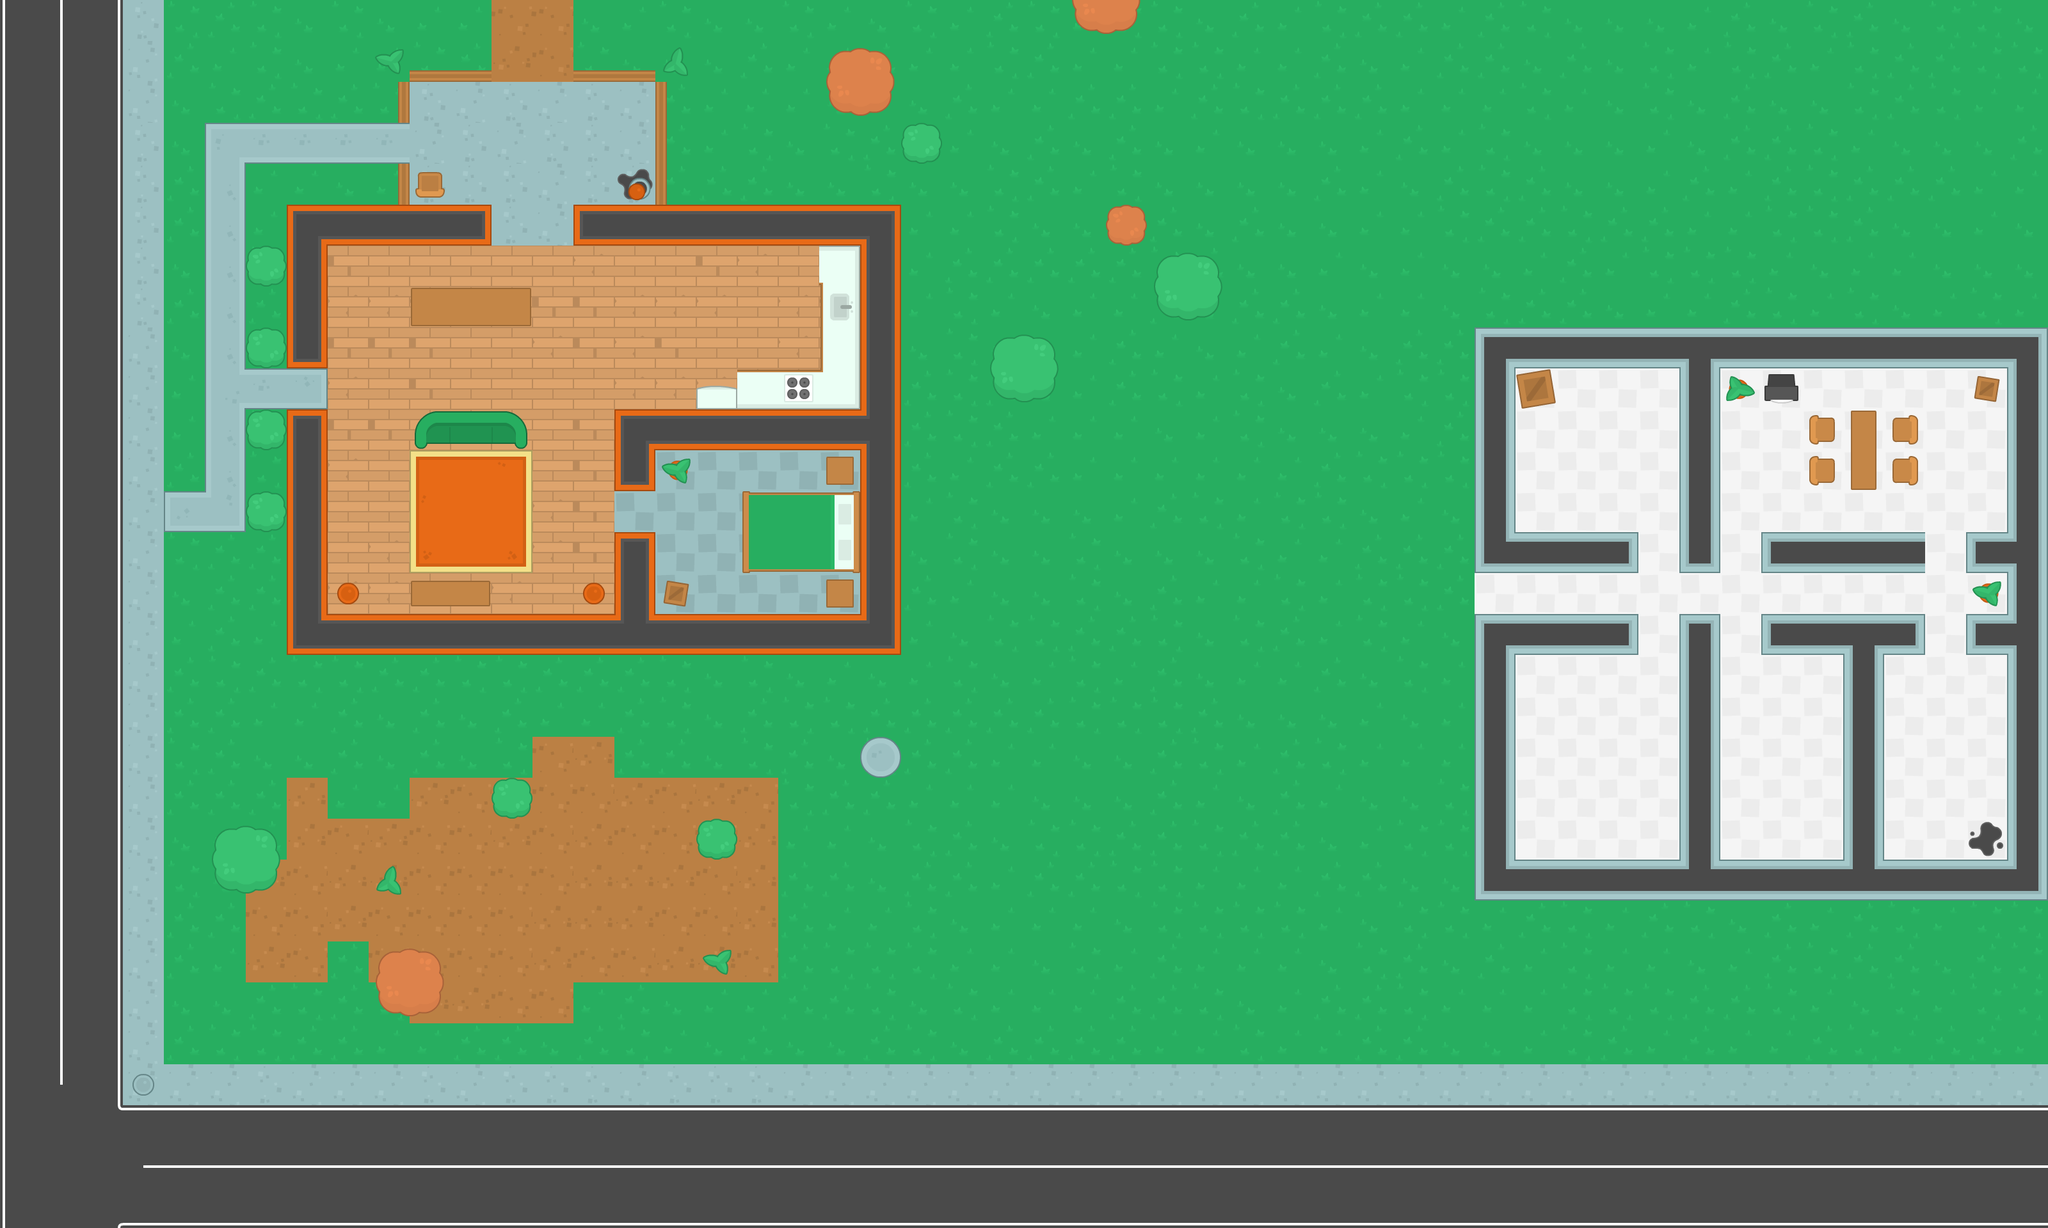

Tiled map render using the project's own tile images. Description and the map definition, with tile-layer contents summarised, below:
An orthogonal 50x30 tile map with 64x64 px tiles, 3 tile layers (ground, walls, items) and 84 objects (58x wall, 16x daronne, 9x breakable, player).

<map version="1.0" orientation="orthogonal" renderorder="right-down" width="50" height="30" tilewidth="64" tileheight="64" nextobjectid="183">
 <tileset firstgid="1" name="spritesheet_tiles" tilewidth="64" tileheight="64" spacing="10" tilecount="540" columns="27">
  <image source="spritesheet_tiles.png" width="1988" height="1470" />
 </tileset>
 <layer name="ground" width="50" height="30">
  <data>[1500 cells, 1500 non-empty, 40 distinct tile ids]</data>
 </layer>
 <layer name="walls" width="50" height="30">
  <data>[1500 cells, 147 non-empty, 22 distinct tile ids]</data>
 </layer>
 <layer name="items" width="50" height="30">
  <data>[1500 cells, 76 non-empty, 41 distinct tile ids]</data>
 </layer>
 <objectgroup name="Obstacles">
  <object id="1" name="player" x="336" y="208" width="32" height="32" />
  <object id="2" name="wall" x="448" y="320" width="320" height="64" />
  <object id="3" name="wall" x="448" y="960" width="960" height="64" />
  <object id="4" name="wall" x="960" y="640" width="384" height="64" />
  <object id="5" name="wall" x="1344" y="384" width="64" height="576" />
  <object id="6" name="wall" x="448" y="384" width="64" height="192" />
  <object id="7" name="wall" x="448" y="640" width="64" height="320" />
  <object id="8" name="wall" x="960" y="832" width="64" height="128" />
  <object id="9" name="wall" x="960" y="704" width="64" height="64" />
  <object id="15" name="wall" x="896" y="320" width="512" height="64" />
  <object id="21" name="wall" x="640" y="448" width="192" height="64" />
  <object id="22" name="wall" x="1168" y="768" width="176" height="128" />
  <object id="23" name="wall" x="1152" y="576" width="128" height="32" />
  <object id="24" name="wall" x="656" y="640" width="160" height="48" />
  <object id="25" name="wall" x="512" y="784" width="48" height="32" />
  <object id="26" name="wall" x="640" y="912" width="128" height="48" />
  <object id="28" name="wall" x="910" y="909" width="35" height="35" />
  <object id="29" name="wall" x="1088" y="608" width="64" height="32" />
  <object id="30" name="wall" x="1040" y="720" width="32" height="32" />
  <object id="31" name="wall" x="528" y="912" width="32" height="32" />
  <object id="34" name="wall" x="656" y="272" width="32" height="48" />
  <object id="35" name="wall" x="1024" y="912" width="48" height="48" />
  <object id="36" name="wall" x="1296" y="896" width="48" height="48" />
  <object id="37" name="wall" x="1296" y="704" width="48" height="48" />
  <object id="38" name="wall" x="1280" y="384" width="16" height="256" />
  <object id="40" name="daronne" x="784" y="208" width="32" height="32" />
  <object id="42" name="daronne" x="1072" y="816" width="32" height="32" />
  <object id="46" name="wall" x="784" y="1232" width="32" height="32" />
  <object id="47" name="wall" x="1104" y="1296" width="32" height="32" />
  <object id="48" name="wall" x="608" y="1504" width="64" height="64" />
  <object id="49" name="wall" x="352" y="1312" width="64" height="64" />
  <object id="50" name="wall" x="1312" y="96" width="64" height="64" />
  <object id="52" name="wall" x="1824" y="416" width="64" height="64" />
  <object id="53" name="wall" x="1744" y="336" width="32" height="32" />
  <object id="54" name="wall" x="1424" y="208" width="32" height="32" />
  <object id="55" name="wall" x="1680" y="-16" width="96" height="64" />
  <object id="56" name="wall" x="1568" y="544" width="64" height="64" />
  <object id="57" name="wall" x="400" y="784" width="32" height="32" />
  <object id="58" name="wall" x="400" y="656" width="32" height="32" />
  <object id="59" name="wall" x="400" y="528" width="32" height="32" />
  <object id="60" name="wall" x="400" y="400" width="32" height="32" />
  <object id="63" name="daronne" x="1184" y="464" width="32" height="32" />
  <object id="87" name="daronne" x="1616" y="720" width="32" height="32" />
  <object id="88" name="daronne" x="1712" y="704" width="32" height="32" />
  <object id="89" name="daronne" x="1744" y="608" width="32" height="32" />
  <object id="90" name="daronne" x="1728" y="832" width="32" height="32" />
  <object id="91" name="daronne" x="1584" y="848" width="32" height="32" />
  <object id="92" name="daronne" x="1504" y="736" width="32" height="32" />
  <object id="93" name="daronne" x="1856" y="752" width="32" height="32" />
  <object id="94" name="daronne" x="1872" y="576" width="32" height="32" />
  <object id="147" name="wall" x="2304" y="512" width="896" height="64" />
  <object id="149" name="wall" x="2304" y="1344" width="896" height="64" />
  <object id="150" name="wall" x="2368" y="960" width="192" height="64" />
  <object id="151" name="wall" x="2368" y="832" width="192" height="64" />
  <object id="152" name="wall" x="2752" y="960" width="256" height="64" />
  <object id="153" name="wall" x="2752" y="832" width="256" height="64" />
  <object id="154" name="wall" x="3072" y="832" width="64" height="192" />
  <object id="156" name="wall" x="2304" y="576" width="64" height="320" />
  <object id="157" name="wall" x="2304" y="960" width="64" height="384" />
  <object id="158" name="wall" x="2624" y="960" width="64" height="384" />
  <object id="159" name="wall" x="2880" y="1024" width="64" height="320" />
  <object id="160" name="wall" x="2624" y="576" width="64" height="320" />
  <object id="161" name="wall" x="3136" y="576" width="64" height="768" />
  <object id="162" name="wall" x="2896" y="640" width="32" height="128" />
  <object id="163" name="wall" x="2976" y="656" width="16" height="32" />
  <object id="164" name="wall" x="2976" y="720" width="16" height="32" />
  <object id="165" name="wall" x="2832" y="720" width="16" height="32" />
  <object id="166" name="wall" x="2832" y="656" width="16" height="32" />
  <object id="167" name="wall" x="2768" y="592" width="32" height="32" />
  <object id="177" name="wall" x="2384" y="592" width="32" height="32" />
  <object id="178" name="daronne" x="672" y="1376" width="32" height="32" />
  <object id="179" name="daronne" x="832" y="1392" width="32" height="32" />
  <object id="180" name="daronne" x="944" y="1344" width="32" height="32" />
  <object id="181" name="daronne" x="928" y="1472" width="32" height="32" />
  <object id="182" name="daronne" x="576" y="1424" width="32" height="32" />
 </objectgroup>
 <objectgroup name="Breakables">
  <object id="114" name="breakable" gid="526" x="832" y="384" width="64" height="64">
   <properties>
    <property name="hp" type="int" value="20" />
   </properties>
  </object>
  <object id="115" name="breakable" gid="526" x="768" y="384" width="64" height="64">
   <properties>
    <property name="hp" type="int" value="20" />
   </properties>
  </object>
  <object id="168" name="breakable" gid="523" x="2560" y="896" width="64" height="64">
   <properties>
    <property name="hp" type="int" value="30" />
   </properties>
  </object>
  <object id="169" name="breakable" gid="523" x="2560" y="1024" width="64" height="64">
   <properties>
    <property name="hp" type="int" value="30" />
   </properties>
  </object>
  <object id="170" name="breakable" gid="523" x="2688" y="896" width="64" height="64">
   <properties>
    <property name="hp" type="int" value="30" />
   </properties>
  </object>
  <object id="171" name="breakable" gid="523" x="2688" y="1024" width="64" height="64">
   <properties>
    <property name="hp" type="int" value="30" />
   </properties>
  </object>
  <object id="172" name="breakable" gid="523" x="3008" y="896" width="64" height="64">
   <properties>
    <property name="hp" type="int" value="30" />
   </properties>
  </object>
  <object id="173" name="breakable" gid="523" x="3008" y="1024" width="64" height="64">
   <properties>
    <property name="hp" type="int" value="30" />
   </properties>
  </object>
  <object id="174" name="breakable" gid="496" x="2304" y="960" width="64" height="64">
   <properties>
    <property name="hp" type="int" value="30" />
   </properties>
  </object>
 </objectgroup>
</map>
